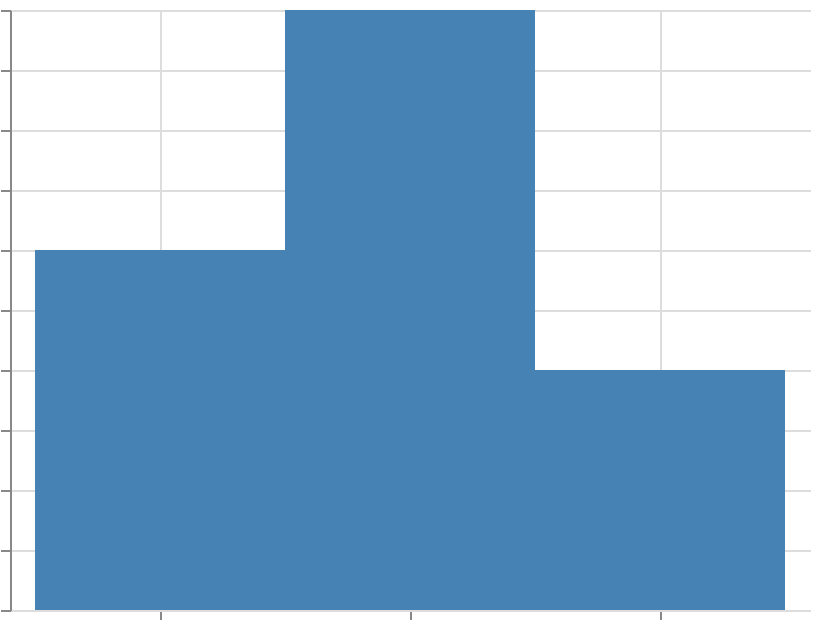

This figure's Vega-Lite source:
### Vega specification from a JSON file in a GitHub repository (floating-point values rounded to 4 significant figures)
{"$schema": "https://vega.github.io/schema/vega/v6.json", "width": 400, "height": 300, "padding": 5, "autosize": "none", "data": [{"name": "table", "values": [{"cat": "A", "val": 3}, {"cat": "B", "val": 5}, {"cat": "C", "val": 2}]}], "scales": [{"name": "x", "type": "band", "domain": {"data": "table", "field": "cat", "sort": true}, "range": "width", "paddingInner": -0.2, "paddingOuter": 0.1}, {"name": "y", "type": "linear", "domain": {"data": "table", "field": "val"}, "range": [{"signal": "height"}, 0], "zero": true, "nice": true}], "marks": [{"type": "rect", "from": {"data": "table"}, "encode": {"update": {"x": {"scale": "x", "field": "cat"}, "width": {"scale": "x", "band": 1}, "y": {"scale": "y", "field": "val"}, "y2": {"scale": "y", "value": 0}, "fill": {"value": "steelblue"}}}}], "axes": [{"scale": "x", "orient": "bottom", "grid": true, "labels": false}, {"scale": "y", "orient": "left", "grid": true, "labels": false}]}
